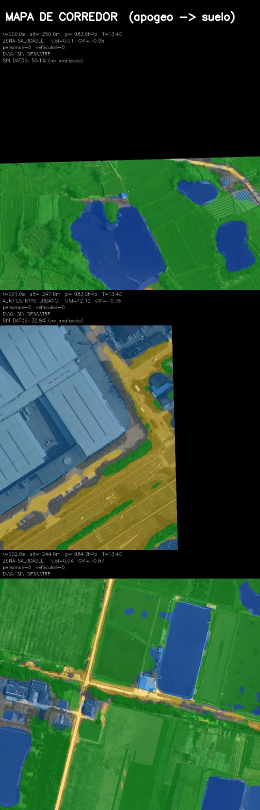
#> input picture entrega/corridor_map.jpg, 520 x 1620 px (shown at 1/2 size)
$ python -i bench_degradados.py   (imports and definitions only)   (older library calls are emulated)
#> lines starting #> are read from the running program, lines starting #| are printed output that depends on the picture
"""
CanSat La Base — Bench v2: matriz degradaciones x mejoradores.
Regímenes: leve (defocus+ruido), movimiento (motion blur), severa.
Mejoras: nada, unsharp suave, denoise+unsharp, espcn, fsrcnn.
Métrica: acuerdo con la segmentación de la imagen nítida + nitidez (Laplaciano).

Uso:  python bench_degradados.py
"""
import cv2
import numpy as np
import onnxruntime as ort
from pathlib import Path

from enhance_image import ensure_model

ONNX = "outputs/cansat_seg_terrain_v2.onnx"   # el modelo de vuelo
IMG = "dataset/loveda_raw/Test/Urban/images_png/5417.png"
if not Path(IMG).exists():
    IMG = "dataset/pruebas/PERSONAS_AUTOS.png"


# [27 lines left out: functions motion_kernel, degrade_mild, degrade_motion, degrade_severe, not called in this run]


def unsharp(img, s):
    g = cv2.GaussianBlur(img, (0, 0), 3)
    return cv2.addWeighted(img, 1 + s, g, -s, 0)


def denoise_unsharp(img):
    return unsharp(cv2.bilateralFilter(img, 7, 50, 50), 0.8)


# [15 lines left out: functions sr_back, segment, not called in this run]


def blur_score(img):
    """Varianza del Laplaciano: más alto = más nítido (métrica de gate)."""
    return cv2.Laplacian(cv2.cvtColor(img, cv2.COLOR_BGR2GRAY), cv2.CV_64F).var()


# [25 lines left out: function main, not called in this run]


# [2 lines not run here, left out]

>>> import cv2
>>> picture = cv2.imread('entrega/corridor_map.jpg')
#> picture is the input picture: shape (1620, 520, 3); mean B, G, R 50.7, 76.7, 42
>>> result = denoise_unsharp(picture)
#> in unsharp, `g = cv2.GaussianBlur(img, (0, 0), 3)`:
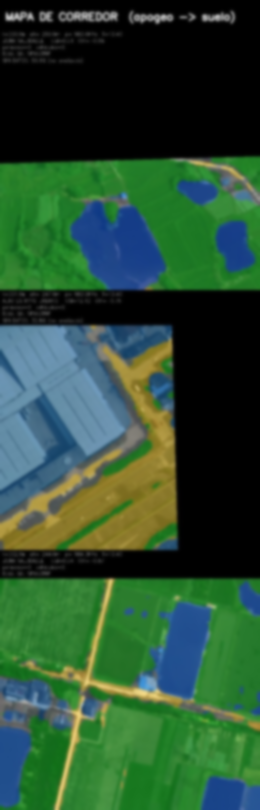
#> g: shape (1620, 520, 3) (shown at 1/2 size); mean of channels 0, 1, 2 50.6, 76.6, 42; drawn as B, G, R

$ run again, on cansat_seg_poc/entrega/corridor_map.jpg
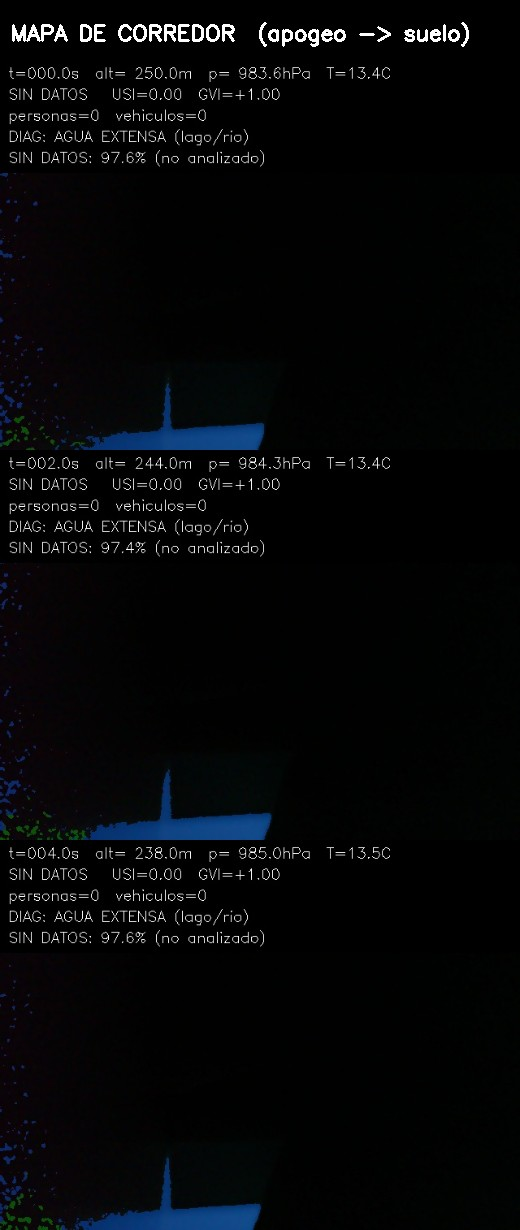
#> input picture cansat_seg_poc/entrega/corridor_map.jpg, 520 x 1230 px
#> picture is the input picture: shape (1230, 520, 3); mean B, G, R 8.4, 7.1, 6
#> in unsharp, `g = cv2.GaussianBlur(img, (0, 0), 3)`:
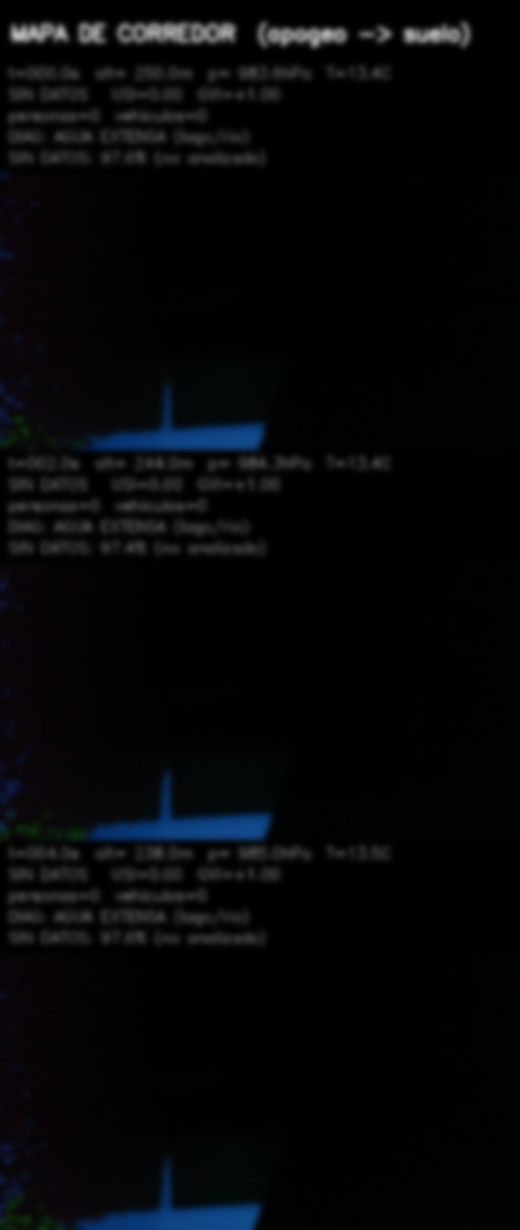
#> g: shape (1230, 520, 3); mean of channels 0, 1, 2 8.4, 7, 5.9; drawn as B, G, R
